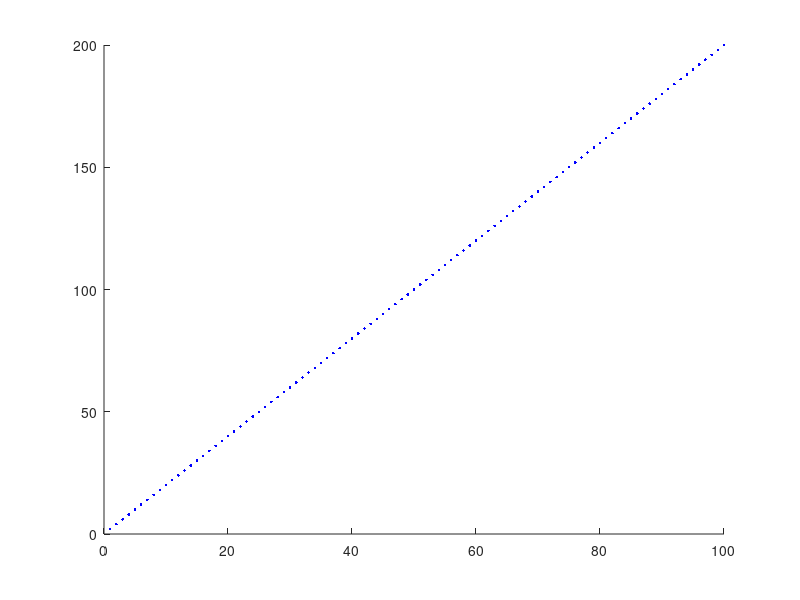

This chart was generated by the following MATLAB code:
x = linspace(1,100,100);
z = linspace(1,100,100);
[x z] = meshgrid(x,z);

hold on;
% plot3(x,20*ones(100,1),z,'r.')
plot3(x,2*x,z,'b.')